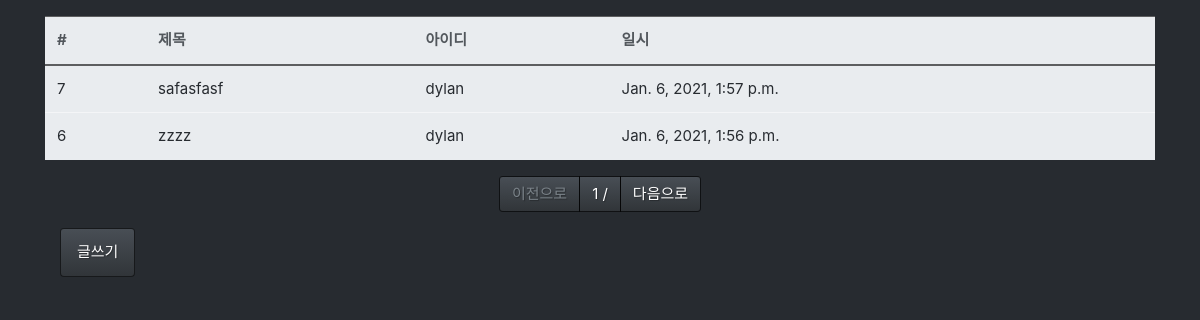
Before: /board/list/ with the older database file.
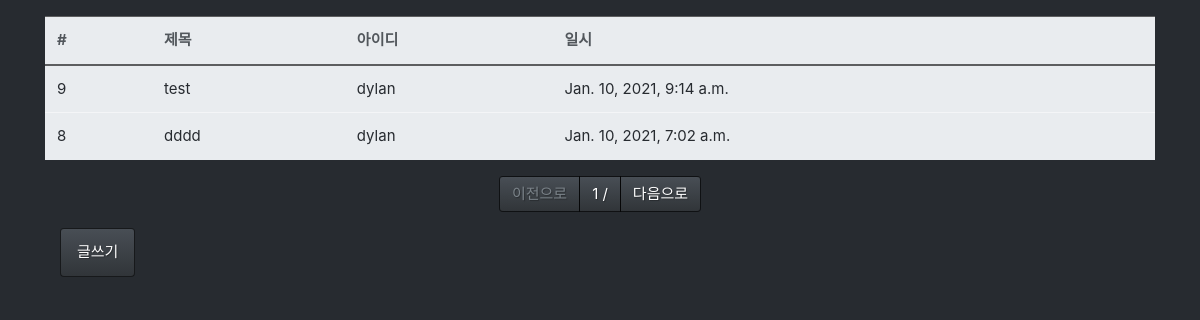
After: the same page with the newer database file.
### board/models.py (models this page shows, shortened)
class Board(models.Model):
    title   = models.CharField(max_length=128, verbose_name="제목")
    content = models.TextField(verbose_name="내용")
    writer  = models.ForeignKey('fcuser.Fcuser', on_delete= models.CASCADE, verbose_name="작성자")
    tags    = models.ManyToManyField('tag.Tag',verbose_name='태')
    register_dttm = models.DateTimeField(auto_now_add= True, verbose_name="등록일")
    class Meta():
        db_table = "Board"
        verbose_name = "게시글"
        verbose_name_plural = "게시글"

### fcuser/models.py (models this page shows)
class Fcuser(models.Model):
    username = models.CharField(max_length=64, verbose_name="사용자 이름")
    useremail = models.EmailField(max_length =128, verbose_name="사용자 이메일")
    password = models.CharField(max_length=64, verbose_name="비밀번호")
    register_dttm = models.DateTimeField(auto_now_add= True, verbose_name="등록일")
    def __str__(self):
        return self.username
    class Meta():
        db_table = "Fcuser"
        verbose_name = "관리자"
        verbose_name_plural = "관리자"

### board/views.py (the view)
# urls.py: path('list/',views.board_list),
def board_list(request):
    all_boards = Board.objects.all().order_by('-id')
    page = request.GET.get('p',1)
    paginator = Paginator(all_boards,2)
    boards = paginator.get_page(page)
    return render(request,'board_list.html',{'boards':boards})

### board/templates/board_list.html (shortened to what this page needs)
{%  extends 'base.html' %}
{% block contents %}
<div class="'row mt-3">
  <div class="'col-12">
    <table class ='table table-light'>
        <thead class ="thead-light">
        <tr>
            <th>#</th>
            <th>제목</th>
            <th>아이디</th>
            <th>일시</th>
        </tr>
        </thead>
        <tbody class="text-dark ">
         {% for field in boards %}
        <tr onclick="location.href='/board/detail/{{ field.id }}'">
            <td>{{ field.id }}</td>
            <td>{{ field.content}}</td>
            <td>{{ field.writer }}</td>
            <td>{{ field.register_dttm}}</td>
        </tr>
        {% endfor %}
        </tbody>
    </table>
  </div>
</div>
<div class ="row mt-2">
    <div class = "col-12">
        <nav>
            <ul class = "pagination justify-content-center">
                {% if boards.has_previous %}
                <li class ="page-item">
                     <a class = "page-link" href ="?p={{ boards.previous_page_number }}">이전으로</a>
                </li>
                {% else %}
                <li class ="page-item disabled">
                    <a class = "page-link">이전으로</a>
                </li>
                {% endif %}
                <li class ="page-item로 active">
                    <a class = "page-link" href ="#">{{ boards.number }} / {{ boards.paginator.next_page_number }}</a>
                </li>
                {% if boards.has_next %}
                <li class ="page-item">
                     <a class = "page-link" href ="?p={{ boards.next_page_number }}">다음으로</a>
                </li>
                {% else %}
                <li class ="page-item disabled">
                    <a class = "page-link">다음으로</a>
                </li>
                {% endif %}
            </ul>
        </nav>
    </div>
</div>
<div class="col-12">
  <button class ="btn btn-primary" onclick="location.href='/board/write/'">글쓰기</button>
</div>
{% endblock%}

### board/templates/base.html (shortened to what this page needs)
<!DOCTYPE html>
<html lang="en">
<head>
    <link rel = 'stylesheet' href ='/static/bootstrap.min.css'>
</head>
<body>
  <div class ="container">
    {% block contents %}
    {% endblock %}
  </div>
</body>
</html>

Changed rows visible on the page:
no longer on this page (row unchanged): Board: id "7", content "safasfasf", writer "dylan", register_dttm "Jan. 6, 2021, 1:57 p.m."
no longer on this page (row unchanged): Board: id "6", content "zzzz", writer "dylan", register_dttm "Jan. 6, 2021, 1:56 p.m."
added Board: id "9", content "test", writer "dylan", register_dttm "Jan. 10, 2021, 9:14 a.m."
added Board: id "8", content "dddd", writer "dylan", register_dttm "Jan. 10, 2021, 7:02 a.m."
